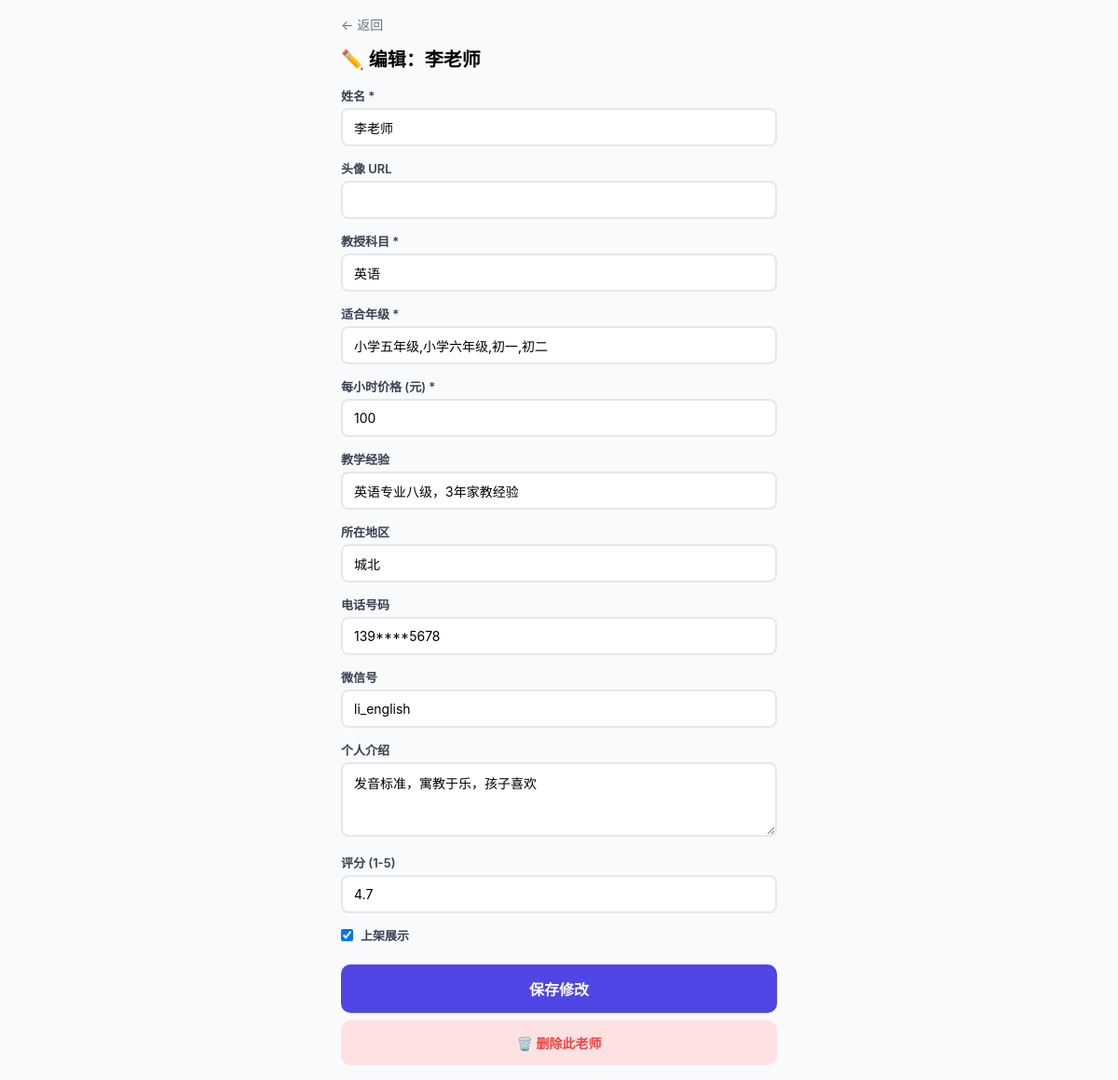
Screenshot of /admin/edit/2 (signed in) with the database file from the repository.
### tables this page shows
CREATE TABLE teachers (
            id INTEGER PRIMARY KEY AUTOINCREMENT,
            name TEXT NOT NULL,
            avatar TEXT DEFAULT '',
            subjects TEXT NOT NULL,
            grades TEXT NOT NULL,
            price_per_hour INTEGER DEFAULT 100,
            experience TEXT DEFAULT '',
            location TEXT DEFAULT '',
            phone TEXT DEFAULT '',
            wechat_id TEXT DEFAULT '',
            description TEXT DEFAULT '',
            rating REAL DEFAULT 5.0,
            is_active INTEGER DEFAULT 1,
            created_at TIMESTAMP DEFAULT CURRENT_TIMESTAMP
        );

### app.py (the view, shortened to what this page needs)
@app.route('/admin/edit/<int:id>', methods=['GET', 'POST'])
@login_required
def edit_teacher(id):
    t = query("SELECT * FROM teachers WHERE id=?", (id,), one=True)
    if not t:
        return "老师不存在", 404
    return render_template('edit_teacher.html', teacher=t)

### app.py (called while the page is built)
def query(sql, params=(), one=False):
    with sqlite3.connect(DB) as conn:
        conn.row_factory = sqlite3.Row
        cur = conn.execute(sql, params)
        return cur.fetchone() if one else cur.fetchall()

def login_required(f):
    @wraps(f)
    def decorated(*args, **kwargs):
        if not session.get('admin'):
            return redirect('/login')
        return f(*args, **kwargs)
    return decorated

### templates/edit_teacher.html (shortened to what this page needs)
<!DOCTYPE html>
<html lang="zh-CN">
<head>
</head>
<body>
    <div class="container">
        <a href="/admin" class="btn-back">← 返回</a>
        <h2>✏️ 编辑：{{ teacher.name }}</h2>
        <form method="post">
            <div class="form-group">
                <label>姓名 *</label>
                <input name="name" required value="{{ teacher.name }}">
            </div>
            <div class="form-group">
                <label>头像 URL</label>
                <input name="avatar" value="{{ teacher.avatar }}">
            </div>
            <div class="form-group">
                <label>教授科目 *</label>
                <input name="subjects" required value="{{ teacher.subjects }}">
            </div>
            <div class="form-group">
                <label>适合年级 *</label>
                <input name="grades" required value="{{ teacher.grades }}">
            </div>
            <div class="form-group">
                <label>每小时价格 (元) *</label>
                <input name="price_per_hour" type="number" value="{{ teacher.price_per_hour }}" required>
            </div>
            <div class="form-group">
                <label>教学经验</label>
                <input name="experience" value="{{ teacher.experience or '' }}">
            </div>
            <div class="form-group">
                <label>所在地区</label>
                <input name="location" value="{{ teacher.location or '' }}">
            </div>
            <div class="form-group">
                <label>电话号码</label>
                <input name="phone" value="{{ teacher.phone or '' }}">
            </div>
            <div class="form-group">
                <label>微信号</label>
                <input name="wechat_id" value="{{ teacher.wechat_id or '' }}">
            </div>
            <div class="form-group">
                <label>个人介绍</label>
                <textarea name="description">{{ teacher.description or '' }}</textarea>
            </div>
            <div class="form-group">
                <label>评分 (1-5)</label>
                <input name="rating" type="number" step="0.1" min="1" max="5" value="{{ teacher.rating }}">
            </div>
            <div class="form-group">
                <label style="display:flex;align-items:center;gap:8px;">
                    <input type="checkbox" name="is_active" style="width:auto;"
                           {{ 'checked' if teacher.is_active else '' }}> 上架展示
                </label>
            </div>
            <button type="submit" class="btn">保存修改</button>
        </form>
        <a href="/admin/delete/{{ teacher.id }}" class="btn-delete"
           onclick="return confirm('确定删除 {{ teacher.name }} 吗？此操作不可撤销。')">
            🗑️ 删除此老师
        </a>
    </div>
</body>
</html>

### templates/edit_teacher.html (style rules this page uses)
* { margin:0; padding:0; box-sizing:border-box; }
body { font-family: -apple-system, BlinkMacSystemFont, "Segoe UI", sans-serif; background:#F9FAFB; }
.container { max-width:500px; margin:0 auto; padding:16px; }
h2 { font-size:20px; margin-bottom:16px; }
.form-group { margin-bottom:14px; }
label { display:block; font-size:13px; font-weight:600; color:#374151; margin-bottom:4px; }
input, textarea, select { width:100%; padding:10px 12px; border:2px solid #E5E7EB; border-radius:8px; font-size:14px; font-family: inherit; outline:none; }
textarea { min-height:80px; resize:vertical; }
.btn { width:100%; padding:14px; background:#4F46E5; color:white; border:none; border-radius:10px; font-size:16px; font-weight:600; margin-top:8px; cursor:pointer; }
.btn-delete { width:100%; padding:14px; background:#FEE2E2; color:#EF4444; border:none; border-radius:10px; font-size:14px; font-weight:600; margin-top:8px; cursor:pointer; text-align:center; display:block; text-decoration:none; }
.btn-back { display:inline-block; margin-bottom:12px; color:#6B7280; text-decoration:none; font-size:14px; }

### rows the page displays
teachers: name "李老师", subjects "英语", grades "小学五年级,小学六年级,初一,初二", price_per_hour "100", experience "英语专业八级，3年家教经验", location "城北", phone "139****5678", wechat_id "li_english", description "发音标准，寓教于乐，孩子喜欢", rating "4.7"
